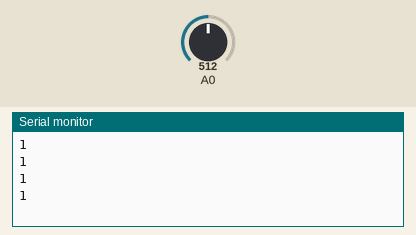
This sketch was run on a simulated Arduino Uno, built with avr-gcc and run on an emulated ATmega328P. Parts: the last lines printed to the serial monitor. The inputs (shaded band) are chosen by the test bench; at power-on: A0 = 512.

Above: at 1.2 s.
1.3 s: A0 set to 716
At 1.72 s:
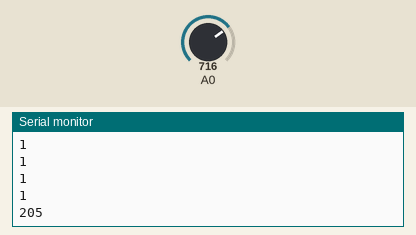
2.8 s: A0 set to 900
At 2.95 s:
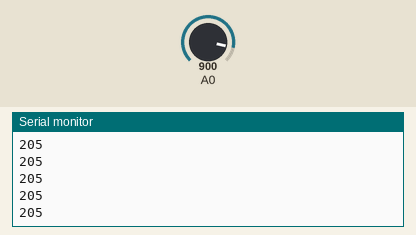
Timing chart, 0 to 5.8 s (numbered marks = the images above; inputs shaded):
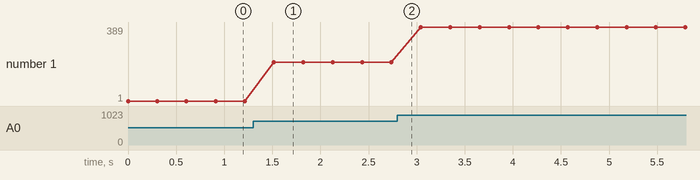

The sketch:

pot.ino
```cpp
void setup() {
   // initialize serial communication at 9600 bits per second:
   Serial.begin(9600);
}
// the loop routine runs over and over again forever:
void loop() {
   // read the input on analog pin 0:
   int sensorValue = analogRead(A0);
   // print out the value you read:
   sensorValue= sensorValue -511;
   Serial.println(sensorValue);
   Serial.flush();
   delay(300);
   //delay(1);        // delay in between reads for stability
}
```

Measured:
- after the input at 1.3 s, the serial monitor: prints a new line after 0.22 s (image 1)
- plotted number 1: 1 → 205 after the input at 1.3 s, 205 → 389 after the input at 2.8 s
